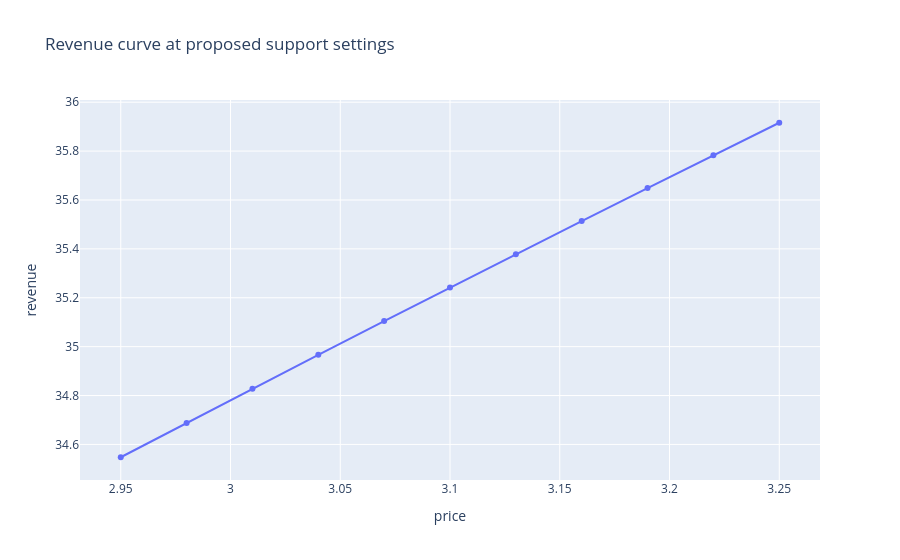

The notebook cell this image was saved under:
### Code cell
px.line(pd.DataFrame(comparison["curve"]), x="price", y="revenue", markers=True, title="Revenue curve at proposed support settings").show(renderer="plotly_mimetype")
print(comparison["disclaimer"])

### Figure 1 — Plotly figure (JSON) as saved in the notebook; plotly's stock layout.template omitted (floating-point values rounded to 4 significant figures)
{"data": [{"hovertemplate": "price=%{x}<br>revenue=%{y}<extra></extra>", "legendgroup": "", "line": {"color": "#636efa", "dash": "solid"}, "marker": {"symbol": "circle"}, "mode": "lines+markers", "name": "", "orientation": "v", "showlegend": false, "type": "scatter", "x": [2.95, 2.98, 3.01, 3.04, 3.07, 3.1, 3.13, 3.16, 3.19, 3.22, 3.25], "xaxis": "x", "y": [34.55, 34.69, 34.83, 34.97, 35.1, 35.24, 35.38, 35.51, 35.65, 35.78, 35.92], "yaxis": "y"}], "layout": {"legend": {"tracegroupgap": 0}, "title": {"text": "Revenue curve at proposed support settings"}, "xaxis": {"anchor": "y", "domain": [0.0, 1.0], "title": {"text": "price"}}, "yaxis": {"anchor": "x", "domain": [0.0, 1.0], "title": {"text": "revenue"}}}}
